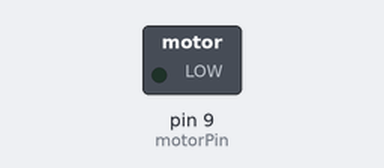
Recording of a sketch running on a simulated Arduino Uno, built with avr-gcc and run on an emulated ATmega328P. Parts: switched loads named in the sketch (green lamp = pin HIGH). Dashed ring = blinking. What the sketch prints to the serial monitor is not drawn.

Above: at 1.1 s.
Timing chart, 0 to 4.8 s (numbered marks = the images above):
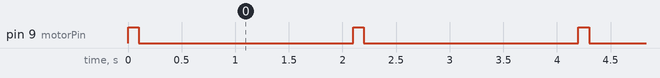

Measured:
- by itself, pin 9 (motorPin): alternates HIGH for 0.10 s and LOW for 2.0 s

The sketch:

ninthProject_motor_analog.ino
```cpp
int motorPin = 9;

void setup()
{
  Serial.begin(9600);
  Serial.println("Started");
  pinMode(motorPin,OUTPUT);
  digitalWrite(motorPin, LOW);
}

void loop()
{
  digitalWrite(motorPin, HIGH);
  delay(100);
  digitalWrite(motorPin,LOW);
  delay(2000);
}
```
